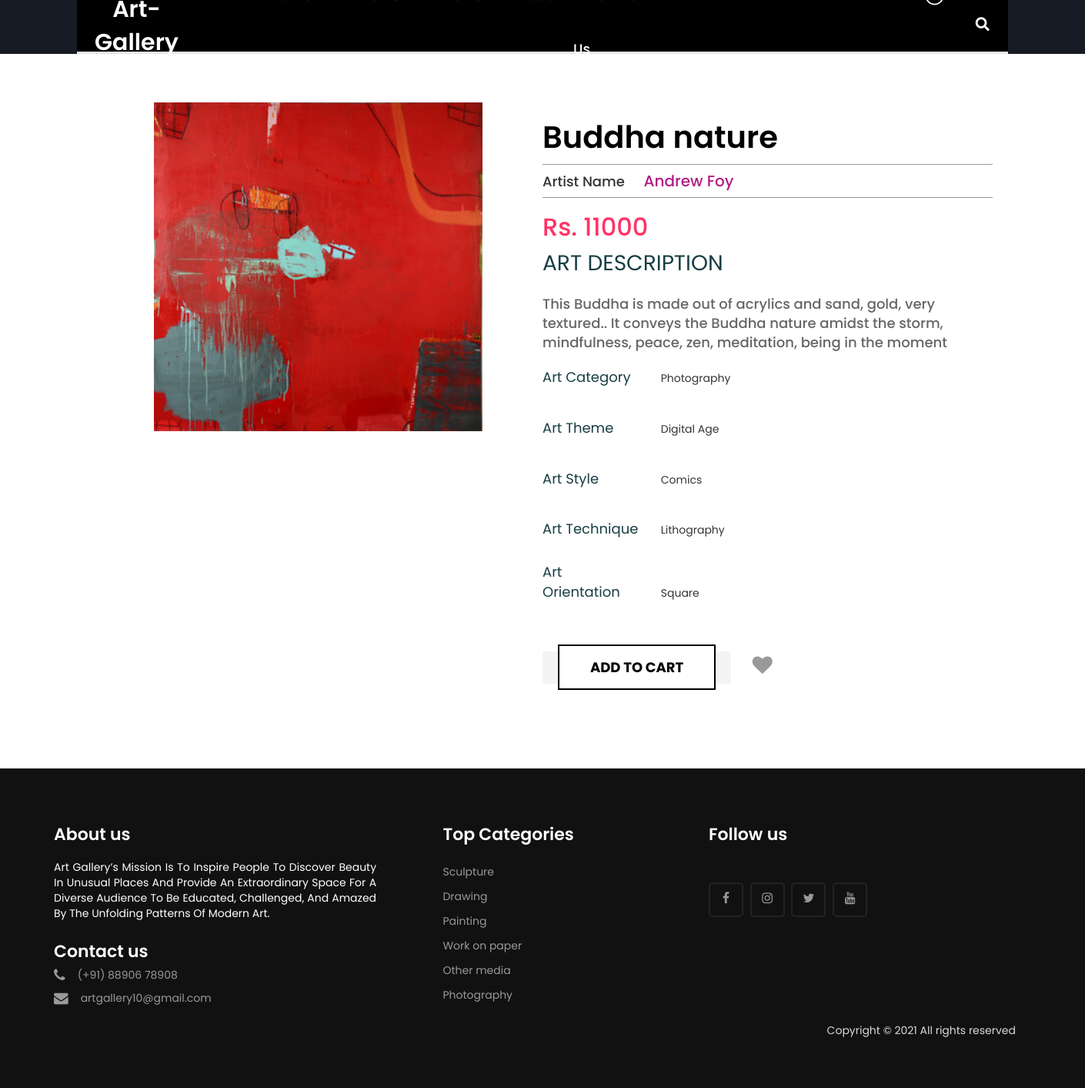
The page /artdetails.php?id=14 (signed in) on the database its author committed.
### tables this page shows
CREATE TABLE `art` (
  `art_id` int(11) NOT NULL,
  `artist_id` int(11) NOT NULL,
  `art_title` varchar(100) NOT NULL,
  `art_category` varchar(100) NOT NULL,
  `art_theme` varchar(100) NOT NULL,
  `art_style` varchar(100) NOT NULL,
  `art_technique` varchar(100) NOT NULL,
  `art_orientation` varchar(100) NOT NULL,
  `art_description` varchar(500) NOT NULL,
  `art_price` int(11) NOT NULL,
  `art_image` varchar(50) NOT NULL,
  `status` varchar(50) NOT NULL,
  `uploaded_on` date NOT NULL
);

CREATE TABLE `artist` (
  `artist_id` int(11) NOT NULL,
  `artist_fname` varchar(50) NOT NULL,
  `artist_lname` varchar(50) NOT NULL,
  `artist_email` varchar(50) NOT NULL,
  `artist_contact` bigint(10) NOT NULL,
  `artist_password` varchar(50) NOT NULL,
  `artist_medium` varchar(50) NOT NULL,
  `artist_image` varchar(50) NOT NULL,
  `artist_portfolio` varchar(100) NOT NULL
);

### artdetails.php (the view, shortened to what this page needs)
<?php
  if (!isset($_SESSION['userid'])) {
  	$_SESSION['msg'] = "You must log in first";
  	header('location: login.php');
  }
  else{
?>
<?php include("includes/config.php"); ?>
<html>
<head>
    <link href="css/css/animate.css" rel="stylesheet" type="text/css" media="all">
     <link rel="stylesheet" type="text/css" href="css/css/bootstrap.min.css" />
	 <link rel="stylesheet" type="text/css" href="css/css/style.css" media="all">
	 <link rel="stylesheet" type="text/css" href="css/css/font-awesome.min.css" />
	<link rel="stylesheet" type="text/css" href="css/header.css" />
</head>
<body>
<?php include ("header1.php"); ?>
<section id="details_2" class="clearfix">
 <div class="container">
  <div class="row">
   <div class="details_2 clearfix">
    <div class="col-sm-6 details_2_left clearfix">
	 <div class="details_2_left clearfix">
	  <div class="carousel slide article-slide" id="article-photo-carousel">
  <div class="carousel-inner cont-slider">
  <?php
$id=$_GET['id'];
$query=mysqli_query($con,"select * from art inner join artist on art.artist_id=artist.artist_id where art_id='$id'");
while($row=mysqli_fetch_array($query)){
	?>
    <div class="item active">
      <img alt="" title="" src="./Artist/img/<?php echo $row["art_image"]; ?>">
    </div>
  </div>
</div>
	 </div>
	</div>
	<div class="col-sm-6 details_2_right clearfix">
	 <div class="details_2_right_inner clearfix">
	  <h2><?php echo $row["art_title"]; ?></h2>
	  <h4><span class="classic_1" style="font-size:18px">Artist Name <span class="classic_2"><a href="#"> <?php echo $row["artist_fname"]; ?> </a></span></h4>
	  <h3>  <span class="classic_3">Rs. <?php echo $row["art_price"]; ?></span> </h3>
	  <span style="font-size:28px;color:#b11d85;margin-top:20px;margin-bottom:10px;color:#173e43">ART DESCRIPTION</span>
	  <h1><?php echo $row["art_description"]; ?></h1>
	  <div class="col-sm-8 pager_left_1 clearfix">
	    <ul class="locker">
		   <li><p class="sizzler" style="width:150px;color:#173e43">Art Category</p></li>
		  <li><?php echo $row["art_category"]; ?></li>
              </ul>
 <ul class="locker">
		   <li><p class="sizzler" style="width:150px;color:#173e43">Art Theme</p></li>
		  <li><?php echo $row["art_theme"]; ?></li>
              </ul>
        <ul class="locker">
		   <li><p class="sizzler" style="width:150px;color:#173e43">Art Style</p></li>
		  <li><?php echo $row["art_style"]; ?></li>
              </ul>
			   <ul class="locker">
		   <li><p class="sizzler" style="width:150px;color:#173e43">Art Technique</p></li>
		  <li><?php echo $row["art_technique"]; ?></li>
		  </ul>
		  <ul>
		  <li><p class="sizzler" style="width:150px;color:#173e43">Art Orientation</p></li>
		  <li><?php echo $row["art_orientation"]; ?></li>
              </ul>
	   </div>
	 </div>
	 <div class="details_2_right_inner_2 clearfix">
	   <ul class="commander">
	   <form class="form-submit">
	    <li class="commander_1"><button id="addItem"><a href="#">ADD TO CART</a></button></li>
		<li class="commander_2" style="margin-top:30px">
		<a href="artdetails.php?mid=<?php echo htmlentities($row['art_id'])?>&&action=wishlist" title="Wishlist">
								 <i class="fa fa-heart fa-fw"></i>
							</a></li>
		</form>
	   </ul>
	 </div>
	</div>
   </div>
  </div>
 </div>
</section>
<?php }  ?>
<?php include("footer1.php"); ?>
  <?php } ?>
</body>
</html>

### css/css/style.css (style rules this page uses)
body { font-family: 'Joti One', cursive; }
.carousel-inner img { width: 100%; max-height: 660px }
.pager_left_1 { padding:0; margin:0; }
.pager_left_1 ul { padding:0; margin:0; }
.pager_left_1 ul li { display:inline-block; }
.pager_left_1 ul li p { font-size:18px; color:#b11d85; }
input, button, select, textarea { background: #f4f4f4; padding: 8px 20px; border: none; color:#999999; }
#details_2 { padding-top:60px; padding-bottom:40px; }
.details_2_left .carousel-inner img { width: 427px!important; max-height: 427px!important; }
.details_2_left { padding-left:40px; }
.details_2_right { padding:0; margin:0; }
.details_2_right_inner p { font-size:20px; color:#b11d85; }
.details_2_right_inner h2 { font-size:40px; color:#000; line-height:50px; }
.details_2_right_inner h4 { font-size:15px; border-top:1px solid #999999; border-bottom:1px solid #999999; padding-top:10px; padding-bottom:10px; }
.details_2_right_inner .classic_1 { margin-right:20px; }
.details_2_right_inner .classic_2 { margin-left:20px; }
.details_2_right_inner .classic_2 a { color:#b11d85; font-size:20px; text-decoration:none; }
.details_2_right_inner h3 { color:#999; font-size:22px; }
.details_2_right_inner .classic_3 { color:#FF3366; font-size:32px; }
.details_2_right_inner h1 { color:#666; font-size:18px; line-height:25px; }
.pager_left_1 .locker { padding-top:10px; padding-bottom:20px; }
.pager_left_1 ul li .sizzler { padding-right:20px; }
.details_2_right_inner_2 .commander { padding:0; margin:0; padding-top:30px; padding-bottom:30px; }
.details_2_right_inner_2 .commander li { display:inline-block; margin-right:20px; }
.details_2_right_inner_2 .commander_1 a { padding: 15px 40px; font-size: 18px; font-weight: 700; text-decoration: none; border:2px solid #000000; background: #fff; color: #000; }
.details_2_right_inner_2 .commander_2 a { font-size: 26px; font-weight: 700; text-decoration: none; color: #999; }

### css/header.css (style rules this page uses)
* { padding: 0; margin: 0; box-sizing: border-box; font-family: 'Poppins', sans-serif; }
h2 { font-weight:600; font-size:17px; }
body { font-family:sans-serif; margin:0; font-size:14px; }

### css/styles.css (style rules this page uses)
* { margin: 0; padding: 0; box-sizing: border-box; text-decoration: none; }
footer .content p,a { color: #fff; }

### artdetails.php (style rules this page uses)
body { font-family: Verdana, sans-serif; }

### Artist/header1.php (style rules this page uses)
* { margin: 0; padding: 0; box-sizing: border-box; text-decoration: none; font-family: 'Poppins', sans-serif; }

### rows shown on the page
art: art_image (picture), art_title "Buddha nature", artist.artist_fname "Andrew Foy", art_price "11000", art_description "This Buddha is made out of acrylics and sand, gold, very textured.. It conveys the Buddha nature amidst the storm, mindfulness, peace, zen, meditation, being in the moment", art_category "Photography", art_theme "Digital Age", art_style "Comics", art_technique "Lithography", art_orientation "Square"
